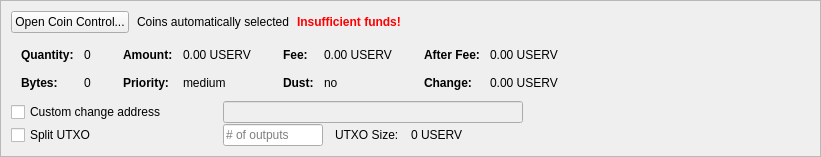
         <widget class="QFrame" name="frameCoinControl">
          <property name="sizePolicy">
           <sizepolicy hsizetype="Expanding" vsizetype="Maximum">
            <horstretch>0</horstretch>
            <verstretch>0</verstretch>
           </sizepolicy>
          </property>
          <property name="maximumSize">
           <size>
            <width>16777215</width>
            <height>16777215</height>
           </size>
          </property>
          <property name="frameShape">
           <enum>QFrame::StyledPanel</enum>
          </property>
          <property name="frameShadow">
           <enum>QFrame::Sunken</enum>
          </property>
          <layout class="QVBoxLayout" name="verticalLayoutCoinControl2">
           <property name="spacing">
            <number>0</number>
           </property>
           <property name="leftMargin">
            <number>0</number>
           </property>
           <property name="topMargin">
            <number>0</number>
           </property>
           <property name="rightMargin">
            <number>0</number>
           </property>
           <property name="bottomMargin">
            <number>0</number>
           </property>
           <item>
            <widget class="QFrame" name="frameCoinControl_BG">
             <layout class="QVBoxLayout" name="verticalLayoutCoinControl" stretch="0,0,0,0,0">
              <property name="spacing">
               <number>1</number>
              </property>
              <property name="leftMargin">
               <number>10</number>
              </property>
              <property name="topMargin">
               <number>10</number>
              </property>
              <item>
               <layout class="QHBoxLayout" name="horizontalLayoutCoinControl2" stretch="0,0,0,0">
                <property name="spacing">
                 <number>8</number>
                </property>
                <property name="bottomMargin">
                 <number>10</number>
                </property>
                <item>
                 <widget class="QPushButton" name="pushButtonCoinControl">
                  <property name="styleSheet">
                   <string notr="true"/>
                  </property>
                  <property name="text">
                   <string>Open Coin Control...</string>
                  </property>
                  <property name="autoDefault">
                   <bool>false</bool>
                  </property>
                 </widget>
                </item>
                <item>
                 <widget class="QLabel" name="labelCoinControlAutomaticallySelected">
                  <property name="text">
                   <string>Coins automatically selected</string>
                  </property>
                  <property name="margin">
                   <number>5</number>
                  </property>
                 </widget>
                </item>
                <item>
                 <widget class="QLabel" name="labelCoinControlInsuffFunds">
                  <property name="font">
                   <font>
                    <weight>75</weight>
                    <bold>true</bold>
                   </font>
                  </property>
                  <property name="styleSheet">
                   <string notr="true">color:red;font-weight:bold;</string>
                  </property>
                  <property name="text">
                   <string>Insufficient funds!</string>
                  </property>
                  <property name="margin">
                   <number>5</number>
                  </property>
                 </widget>
                </item>
                <item>
                 <spacer name="horizontalSpacerCoinControl">
                  <property name="orientation">
                   <enum>Qt::Horizontal</enum>
                  </property>
                  <property name="sizeHint" stdset="0">
                   <size>
                    <width>40</width>
                    <height>1</height>
                   </size>
                  </property>
                 </spacer>
                </item>
               </layout>
              </item>
              <item>
               <widget class="QWidget" name="widgetCoinControl" native="true">
                <property name="sizePolicy">
                 <sizepolicy hsizetype="Preferred" vsizetype="Preferred">
                  <horstretch>0</horstretch>
                  <verstretch>0</verstretch>
                 </sizepolicy>
                </property>
                <property name="minimumSize">
                 <size>
                  <width>0</width>
                  <height>0</height>
                 </size>
                </property>
                <property name="styleSheet">
                 <string notr="true"/>
                </property>
                <layout class="QHBoxLayout" name="horizontalLayoutCoinControl5">
                 <property name="leftMargin">
                  <number>0</number>
                 </property>
                 <property name="topMargin">
                  <number>0</number>
                 </property>
                 <property name="rightMargin">
                  <number>0</number>
                 </property>
                 <property name="bottomMargin">
                  <number>0</number>
                 </property>
                 <item>
                  <layout class="QHBoxLayout" name="horizontalLayoutCoinControl3" stretch="0,0,0,1">
                   <property name="spacing">
                    <number>20</number>
                   </property>
                   <property name="topMargin">
                    <number>0</number>
                   </property>
                   <property name="bottomMargin">
                    <number>10</number>
                   </property>
                   <item>
                    <layout class="QFormLayout" name="formLayoutCoinControl1">
                     <property name="horizontalSpacing">
                      <number>10</number>
                     </property>
                     <property name="verticalSpacing">
                      <number>14</number>
                     </property>
                     <property name="leftMargin">
                      <number>10</number>
                     </property>
                     <property name="topMargin">
                      <number>4</number>
                     </property>
                     <property name="rightMargin">
                      <number>6</number>
                     </property>
                     <item row="0" column="0">
                      <widget class="QLabel" name="labelCoinControlQuantityText">
                       <property name="font">
                        <font>
                         <weight>75</weight>
                         <bold>true</bold>
                        </font>
                       </property>
                       <property name="text">
                        <string>Quantity:</string>
                       </property>
                       <property name="margin">
                        <number>0</number>
                       </property>
                      </widget>
                     </item>
                     <item row="0" column="1">
                      <widget class="QLabel" name="labelCoinControlQuantity">
                       <property name="cursor">
                        <cursorShape>IBeamCursor</cursorShape>
                       </property>
                       <property name="contextMenuPolicy">
                        <enum>Qt::ActionsContextMenu</enum>
                       </property>
                       <property name="text">
                        <string notr="true">0</string>
                       </property>
                       <property name="margin">
                        <number>0</number>
                       </property>
                       <property name="textInteractionFlags">
                        <set>Qt::LinksAccessibleByMouse|Qt::TextSelectableByKeyboard|Qt::TextSelectableByMouse</set>
                       </property>
                      </widget>
                     </item>
                     <item row="1" column="0">
                      <widget class="QLabel" name="labelCoinControlBytesText">
                       <property name="font">
                        <font>
                         <weight>75</weight>
                         <bold>true</bold>
                        </font>
                       </property>
                       <property name="text">
                        <string>Bytes:</string>
                       </property>
                      </widget>
                     </item>
                     <item row="1" column="1">
                      <widget class="QLabel" name="labelCoinControlBytes">
                       <property name="cursor">
                        <cursorShape>IBeamCursor</cursorShape>
                       </property>
                       <property name="contextMenuPolicy">
                        <enum>Qt::ActionsContextMenu</enum>
                       </property>
                       <property name="text">
                        <string notr="true">0</string>
                       </property>
                       <property name="textInteractionFlags">
                        <set>Qt::LinksAccessibleByMouse|Qt::TextSelectableByKeyboard|Qt::TextSelectableByMouse</set>
                       </property>
                      </widget>
                     </item>
                    </layout>
                   </item>
                   <item>
                    <layout class="QFormLayout" name="formLayoutCoinControl2">
                     <property name="horizontalSpacing">
                      <number>10</number>
                     </property>
                     <property name="verticalSpacing">
                      <number>14</number>
                     </property>
                     <property name="leftMargin">
                      <number>6</number>
                     </property>
                     <property name="topMargin">
                      <number>4</number>
                     </property>
                     <property name="rightMargin">
                      <number>6</number>
                     </property>
                     <item row="0" column="0">
                      <widget class="QLabel" name="labelCoinControlAmountText">
                       <property name="font">
                        <font>
                         <weight>75</weight>
                         <bold>true</bold>
                        </font>
                       </property>
                       <property name="text">
                        <string>Amount:</string>
                       </property>
                       <property name="margin">
                        <number>0</number>
                       </property>
                      </widget>
                     </item>
                     <item row="0" column="1">
                      <widget class="QLabel" name="labelCoinControlAmount">
                       <property name="cursor">
                        <cursorShape>IBeamCursor</cursorShape>
                       </property>
                       <property name="contextMenuPolicy">
                        <enum>Qt::ActionsContextMenu</enum>
                       </property>
                       <property name="text">
                        <string notr="true">0.00 USERV</string>
                       </property>
                       <property name="textInteractionFlags">
                        <set>Qt::LinksAccessibleByMouse|Qt::TextSelectableByKeyboard|Qt::TextSelectableByMouse</set>
                       </property>
                      </widget>
                     </item>
                     <item row="1" column="0">
                      <widget class="QLabel" name="labelCoinControlPriorityText">
                       <property name="font">
                        <font>
                         <weight>75</weight>
                         <bold>true</bold>
                        </font>
                       </property>
                       <property name="text">
                        <string>Priority:</string>
                       </property>
                      </widget>
                     </item>
                     <item row="1" column="1">
                      <widget class="QLabel" name="labelCoinControlPriority">
                       <property name="cursor">
                        <cursorShape>IBeamCursor</cursorShape>
                       </property>
                       <property name="contextMenuPolicy">
                        <enum>Qt::ActionsContextMenu</enum>
                       </property>
                       <property name="text">
                        <string>medium</string>
                       </property>
                       <property name="textInteractionFlags">
                        <set>Qt::LinksAccessibleByMouse|Qt::TextSelectableByKeyboard|Qt::TextSelectableByMouse</set>
                       </property>
                      </widget>
                     </item>
                    </layout>
                   </item>
                   <item>
                    <layout class="QFormLayout" name="formLayoutCoinControl3">
                     <property name="horizontalSpacing">
                      <number>10</number>
                     </property>
                     <property name="verticalSpacing">
                      <number>14</number>
                     </property>
                     <property name="leftMargin">
                      <number>6</number>
                     </property>
                     <property name="topMargin">
                      <number>4</number>
                     </property>
                     <property name="rightMargin">
                      <number>6</number>
                     </property>
                     <item row="0" column="0">
                      <widget class="QLabel" name="labelCoinControlFeeText">
                       <property name="font">
                        <font>
                         <weight>75</weight>
                         <bold>true</bold>
                        </font>
                       </property>
                       <property name="text">
                        <string>Fee:</string>
                       </property>
                       <property name="margin">
                        <number>0</number>
                       </property>
                      </widget>
                     </item>
                     <item row="0" column="1">
                      <widget class="QLabel" name="labelCoinControlFee">
                       <property name="cursor">
                        <cursorShape>IBeamCursor</cursorShape>
                       </property>
                       <property name="contextMenuPolicy">
                        <enum>Qt::ActionsContextMenu</enum>
                       </property>
                       <property name="text">
                        <string notr="true">0.00 USERV</string>
                       </property>
                       <property name="textInteractionFlags">
                        <set>Qt::LinksAccessibleByMouse|Qt::TextSelectableByKeyboard|Qt::TextSelectableByMouse</set>
                       </property>
                      </widget>
                     </item>
                     <item row="1" column="0">
                      <widget class="QLabel" name="labelCoinControlLowOutputText">
                       <property name="font">
                        <font>
                         <weight>75</weight>
                         <bold>true</bold>
                        </font>
                       </property>
                       <property name="text">
                        <string>Dust:</string>
                       </property>
                      </widget>
                     </item>
                     <item row="1" column="1">
                      <widget class="QLabel" name="labelCoinControlLowOutput">
                       <property name="cursor">
                        <cursorShape>IBeamCursor</cursorShape>
                       </property>
                       <property name="contextMenuPolicy">
                        <enum>Qt::ActionsContextMenu</enum>
                       </property>
                       <property name="text">
                        <string>no</string>
                       </property>
                       <property name="textInteractionFlags">
                        <set>Qt::LinksAccessibleByMouse|Qt::TextSelectableByKeyboard|Qt::TextSelectableByMouse</set>
                       </property>
                      </widget>
                     </item>
                    </layout>
                   </item>
                   <item>
                    <layout class="QFormLayout" name="formLayoutCoinControl4">
                     <property name="horizontalSpacing">
                      <number>10</number>
                     </property>
                     <property name="verticalSpacing">
                      <number>14</number>
                     </property>
                     <property name="leftMargin">
                      <number>6</number>
                     </property>
                     <property name="topMargin">
                      <number>4</number>
                     </property>
                     <property name="rightMargin">
                      <number>6</number>
                     </property>
                     <item row="0" column="0">
                      <widget class="QLabel" name="labelCoinControlAfterFeeText">
                       <property name="font">
                        <font>
                         <weight>75</weight>
                         <bold>true</bold>
                        </font>
                       </property>
                       <property name="text">
                        <string>After Fee:</string>
                       </property>
                       <property name="margin">
                        <number>0</number>
                       </property>
                      </widget>
                     </item>
                     <item row="0" column="1">
                      <widget class="QLabel" name="labelCoinControlAfterFee">
                       <property name="cursor">
                        <cursorShape>IBeamCursor</cursorShape>
                       </property>
                       <property name="contextMenuPolicy">
                        <enum>Qt::ActionsContextMenu</enum>
                       </property>
                       <property name="text">
                        <string notr="true">0.00 USERV</string>
                       </property>
                       <property name="textInteractionFlags">
                        <set>Qt::LinksAccessibleByMouse|Qt::TextSelectableByKeyboard|Qt::TextSelectableByMouse</set>
                       </property>
                      </widget>
                     </item>
                     <item row="1" column="0">
                      <widget class="QLabel" name="labelCoinControlChangeText">
                       <property name="font">
                        <font>
                         <weight>75</weight>
                         <bold>true</bold>
                        </font>
                       </property>
                       <property name="text">
                        <string>Change:</string>
                       </property>
                      </widget>
                     </item>
                     <item row="1" column="1">
                      <widget class="QLabel" name="labelCoinControlChange">
                       <property name="cursor">
                        <cursorShape>IBeamCursor</cursorShape>
                       </property>
                       <property name="contextMenuPolicy">
                        <enum>Qt::ActionsContextMenu</enum>
                       </property>
                       <property name="text">
                        <string notr="true">0.00 USERV</string>
                       </property>
                       <property name="textInteractionFlags">
                        <set>Qt::LinksAccessibleByMouse|Qt::TextSelectableByKeyboard|Qt::TextSelectableByMouse</set>
                       </property>
                      </widget>
                     </item>
                    </layout>
                   </item>
                  </layout>
                 </item>
                </layout>
               </widget>
              </item>
              <item>
               <layout class="QHBoxLayout" name="horizontalLayoutCoinControl4">
                <property name="spacing">
                 <number>12</number>
                </property>
                <property name="sizeConstraint">
                 <enum>QLayout::SetDefaultConstraint</enum>
                </property>
                <property name="topMargin">
                 <number>0</number>
                </property>
                <property name="rightMargin">
                 <number>0</number>
                </property>
                <item>
                 <widget class="QCheckBox" name="checkBoxCoinControlChange">
                  <property name="sizePolicy">
                   <sizepolicy hsizetype="Preferred" vsizetype="Preferred">
                    <horstretch>0</horstretch>
                    <verstretch>0</verstretch>
                   </sizepolicy>
                  </property>
                  <property name="minimumSize">
                   <size>
                    <width>200</width>
                    <height>0</height>
                   </size>
                  </property>
                  <property name="maximumSize">
                   <size>
                    <width>200</width>
                    <height>16777215</height>
                   </size>
                  </property>
                  <property name="toolTip">
                   <string>If this is activated, but the change address is empty or invalid, change will be sent to a newly generated address.</string>
                  </property>
                  <property name="text">
                   <string>Custom change address</string>
                  </property>
                 </widget>
                </item>
                <item>
                 <widget class="QValidatedLineEdit" name="lineEditCoinControlChange">
                  <property name="enabled">
                   <bool>false</bool>
                  </property>
                  <property name="sizePolicy">
                   <sizepolicy hsizetype="Preferred" vsizetype="Preferred">
                    <horstretch>0</horstretch>
                    <verstretch>0</verstretch>
                   </sizepolicy>
                  </property>
                  <property name="minimumSize">
                   <size>
                    <width>300</width>
                    <height>0</height>
                   </size>
                  </property>
                 </widget>
                </item>
                <item>
                 <widget class="QLabel" name="labelCoinControlChangeLabel">
                  <property name="sizePolicy">
                   <sizepolicy hsizetype="Preferred" vsizetype="Preferred">
                    <horstretch>0</horstretch>
                    <verstretch>0</verstretch>
                   </sizepolicy>
                  </property>
                  <property name="minimumSize">
                   <size>
                    <width>100</width>
                    <height>0</height>
                   </size>
                  </property>
                  <property name="text">
                   <string/>
                  </property>
                  <property name="margin">
                   <number>3</number>
                  </property>
                 </widget>
                </item>
               </layout>
              </item>
              <item>
               <layout class="QHBoxLayout" name="horizontalLayoutCoinControl6">
                <property name="spacing">
                 <number>12</number>
                </property>
                <property name="rightMargin">
                 <number>0</number>
                </property>
                <item>
                 <widget class="QCheckBox" name="splitBlockCheckBox">
                  <property name="sizePolicy">
                   <sizepolicy hsizetype="Preferred" vsizetype="Preferred">
                    <horstretch>0</horstretch>
                    <verstretch>0</verstretch>
                   </sizepolicy>
                  </property>
                  <property name="minimumSize">
                   <size>
                    <width>200</width>
                    <height>0</height>
                   </size>
                  </property>
                  <property name="maximumSize">
                   <size>
                    <width>200</width>
                    <height>16777215</height>
                   </size>
                  </property>
                  <property name="text">
                   <string>Split UTXO</string>
                  </property>
                 </widget>
                </item>
                <item>
                 <widget class="QLineEdit" name="splitBlockLineEdit">
                  <property name="sizePolicy">
                   <sizepolicy hsizetype="Preferred" vsizetype="Preferred">
                    <horstretch>50</horstretch>
                    <verstretch>0</verstretch>
                   </sizepolicy>
                  </property>
                  <property name="minimumSize">
                   <size>
                    <width>100</width>
                    <height>0</height>
                   </size>
                  </property>
                  <property name="maximumSize">
                   <size>
                    <width>100</width>
                    <height>16777215</height>
                   </size>
                  </property>
                  <property name="placeholderText">
                   <string># of outputs</string>
                  </property>
                 </widget>
                </item>
                <item>
                 <widget class="QLabel" name="labelBlockSizeText">
                  <property name="text">
                   <string>UTXO Size:</string>
                  </property>
                 </widget>
                </item>
                <item>
                 <widget class="QLabel" name="labelBlockSize">
                  <property name="text">
                   <string>0 USERV</string>
                  </property>
                 </widget>
                </item>
                <item>
                 <spacer name="horizontalSpacer_7">
                  <property name="orientation">
                   <enum>Qt::Horizontal</enum>
                  </property>
                  <property name="sizeHint" stdset="0">
                   <size>
                    <width>40</width>
                    <height>20</height>
                   </size>
                  </property>
                 </spacer>
                </item>
               </layout>
              </item>
              <item>
               <spacer name="verticalSpacerCoinControl">
                <property name="orientation">
                 <enum>Qt::Vertical</enum>
                </property>
                <property name="sizeHint" stdset="0">
                 <size>
                  <width>800</width>
                  <height>1</height>
                 </size>
                </property>
               </spacer>
              </item>
             </layout>
            </widget>
           </item>
          </layout>
         </widget>
